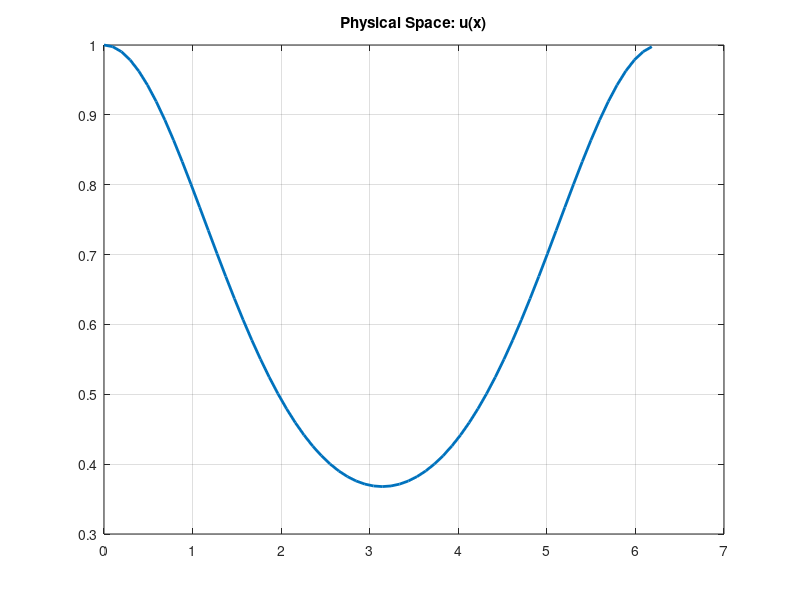
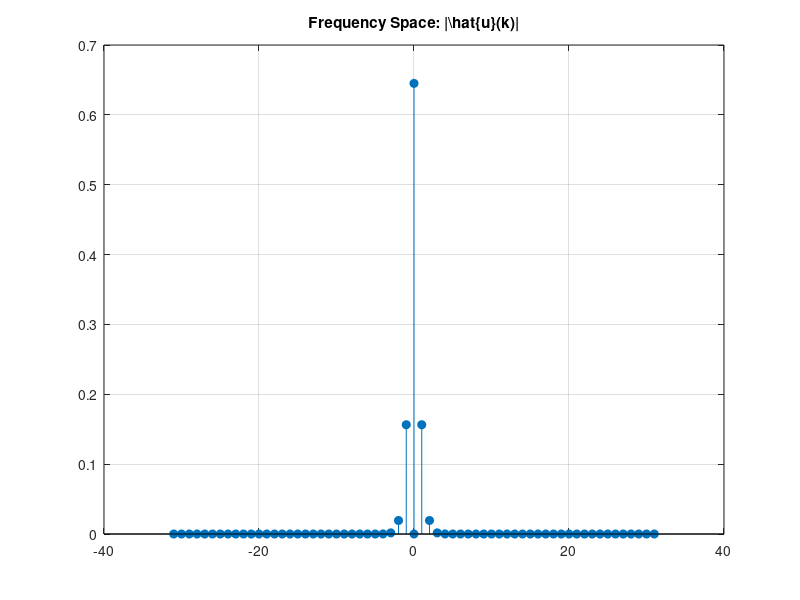

Reproduce these figures in MATLAB, in order.
%Defining Parameters
L = 2*pi; % sampling points on circle
N = 64; 
dx = L/N;
x = (0:N-1)*dx; 

%Periodic Function
u=exp(-sin(x/2).^2)


%Fourier Transform
u_hat=fft(u);

% 2. Define the correct Wavenumber vector (k)
% This matches the order of fft(u)
k = (2*pi/L) * [0:N/2-1, 0, -N/2+1:-1]';
% []' the quotation mark is for transposing 

% 3. Inverse Transform to get back to physical space
u_recovered = real(ifft(u_hat)); 

% --- VISUALIZATION ---
figure('Position', [100, 100, 1000, 400]);

% Plot 1: Physical Space (The "Function")
figure(1); 
plot(x, u, 'LineWidth', 2);
title('Physical Space: u(x)');
grid on;

% Plot 2: Fourier Space (The "Matrix/Coefficients")
% We use fftshift to put 0 in the middle for easier viewing
figure(2); 
stem(fftshift(k), abs(fftshift(u_hat))/N, 'filled');
title('Frequency Space: |\hat{u}(k)|', 'Interpreter', 'none');
grid on;
